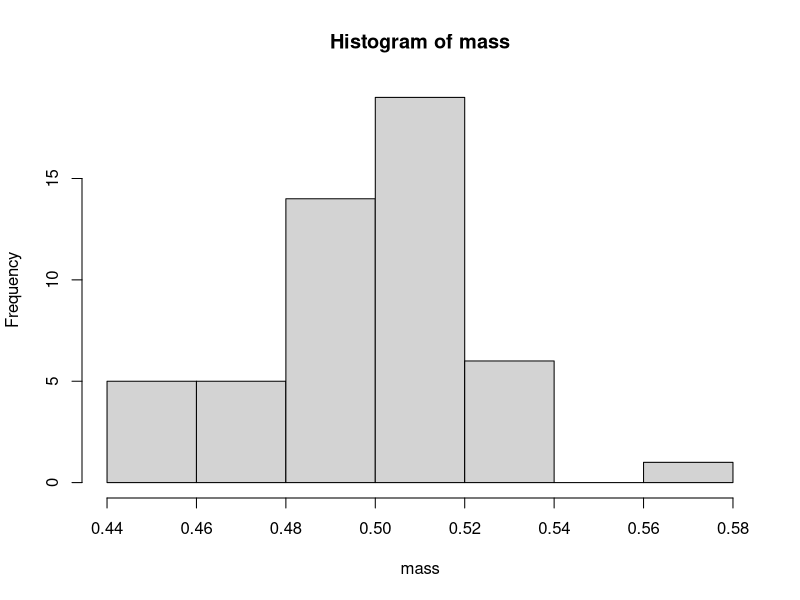
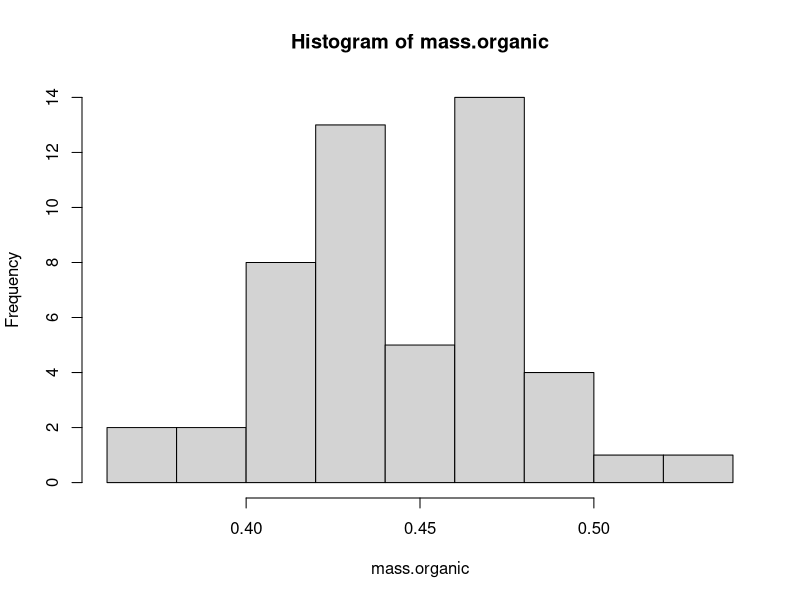
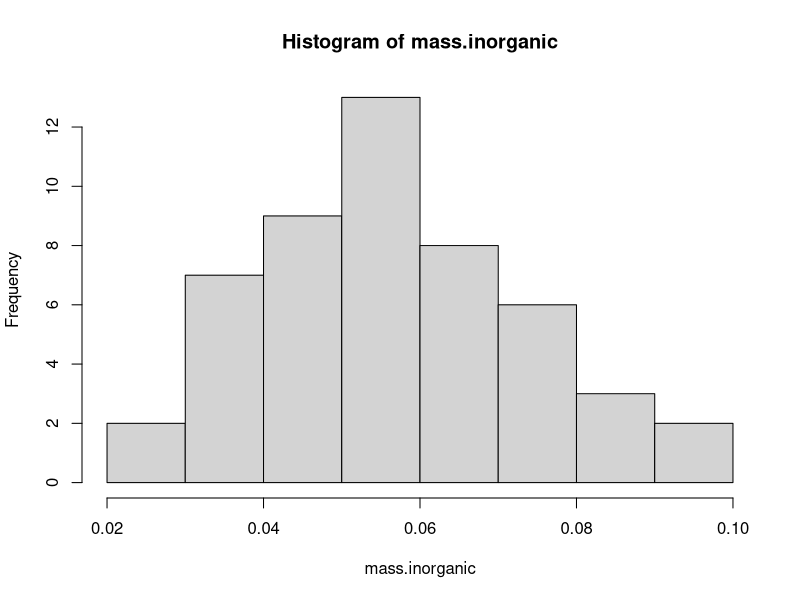

Here is the R script that generated these plots, in order:
rbeta2 <- function(N, mu, phi, ...) {
  rbeta(N, shape1 = mu * phi, shape2 = (1 - mu) * phi, ...)
}

total.carbon.mu <- 0.5 # grams of C
total.carbon.sigma <- 0.03
pi <- 0.9
pi.precision <- 100
sigma.weighing <- 0.01


mass <- rnorm(50, total.carbon.mu, total.carbon.sigma)
pis <- rbeta2(50, pi, pi.precision)

mass.organic <- mass * pis + rnorm(50, sd = sigma.weighing)
mass.inorganic <- mass * (1 - pis) + rnorm(50, sd = sigma.weighing)

hist(mass)
hist(mass.organic)
hist(mass.inorganic)

fake.data <- data.frame(Total = mass, Organic = mass.organic, Inorganic = mass.inorganic)


